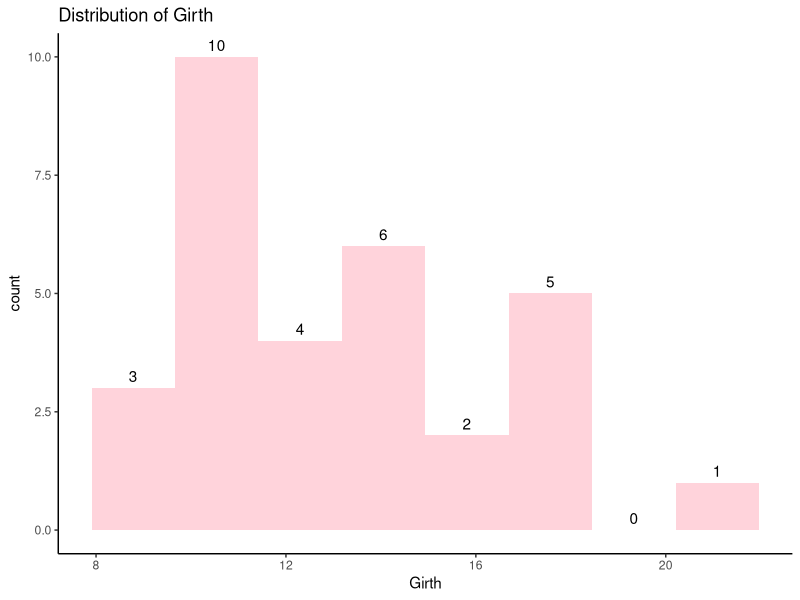
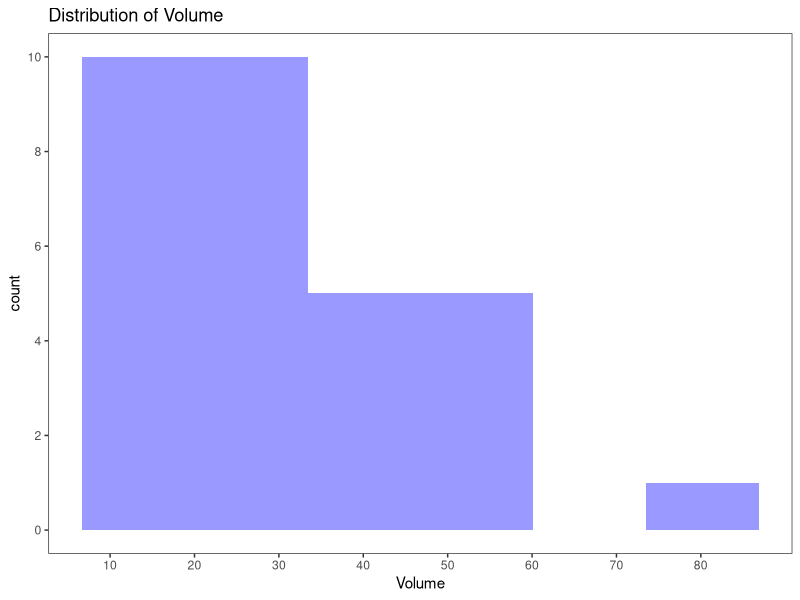
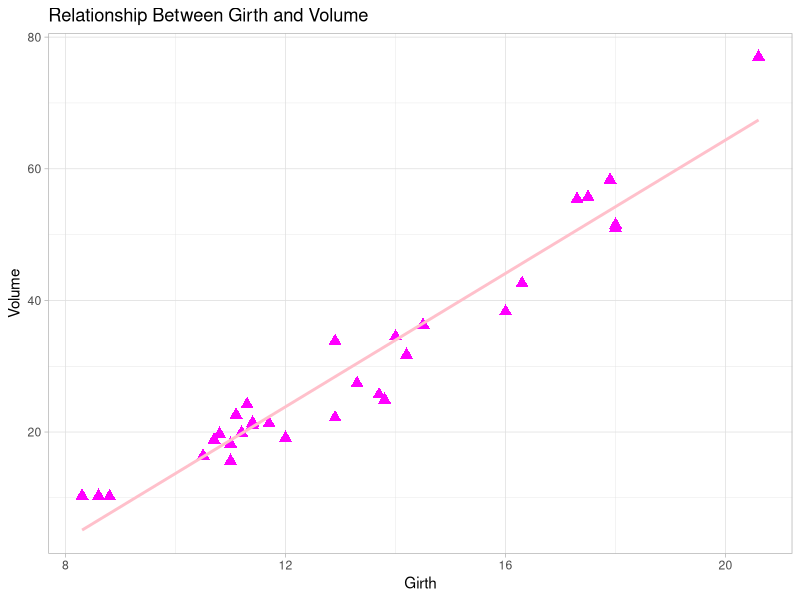

Here is the R script that generated these plots, in order:
## ---- chunk 1
library(ggplot2)
data("trees")
head(trees)
## ---- chunk 2
girth_hist <- ggplot(data = trees, mapping = aes(x = Girth)) +
  geom_histogram(fill = "pink", bins=8, alpha = 0.7) +
  geom_text( stat = "bin", bins = 8, aes(label = after_stat(count)), vjust = -0.5) +
  ggtitle("Distribution of Girth") +
  theme_classic()
girth_hist
## ---- chunk 3
vol_hist <- ggplot(data = trees, mapping = aes(x = Volume)) +
  geom_histogram(fill = "blue",bins= 6, alpha = 0.4) +
  ggtitle("Distribution of Volume") + 
  scale_x_continuous(breaks = seq(0, 80, by = 10)) + 
  scale_y_continuous(breaks = seq(0, 20, by = 2)) +
  theme_test()
vol_hist
## ---- chunk 4
girth_vol_scatterplot <- ggplot(data = trees, aes(x = Girth, y = Volume)) + geom_point(color= "magenta", size= 3, shape= 17)+
  geom_smooth(method = "lm", se = FALSE, color = "pink") +
  ggtitle("Relationship Between Girth and Volume") +
  theme_light()
girth_vol_scatterplot
## ---- chunk 5
vol_test <- shapiro.test(trees$Volume)
vol_test
# The reported p-value is 0.0036. Since p-value < 0.05 the Volume is not normally distributed. Null hypothesis of normality is rejected.
## ---- chunk 6
girth_test <- shapiro.test(trees$Girth)
girth_test
# The reported p-value is 0.089. Since p-value > 0.05 the Girth is normally distributed. Failed to reject null hypothesis of normality.
